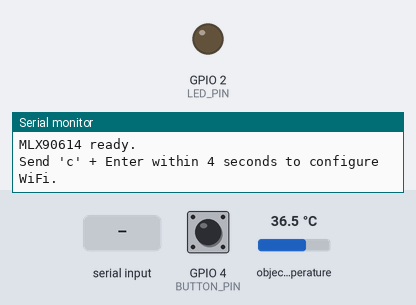
Recording of a sketch running on a simulated ESP32. On the bench: output pins drawn as LEDs (lit = HIGH), the last lines printed to the serial monitor. The test bench sets the inputs (shaded band); at power-on: GPIO 4 (BUTTON_PIN) HIGH, object temperature 36.5 °C. WiFi joins after 1.5 s; servers stay silent unless stated; a WiFi scan finds three made-up networks; uploads are accepted with an empty reply; EEPROM starts erased.

Above: at 1.5 s.
1.6 s: "c\n" received over Serial
3.1 s: "C\n" received over Serial
5.4 s: "90,45\n" received over Serial
7.5 s: GPIO 4 (BUTTON_PIN) pulled LOW for 0.15 s
At 7.9 s:
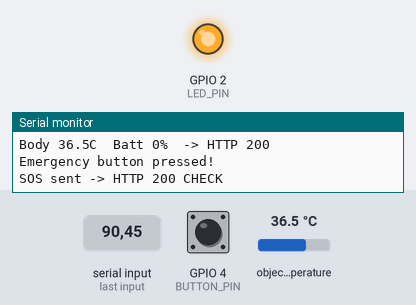
Timing chart, 0 to 10.5 s (numbered marks = the images above; inputs shaded):
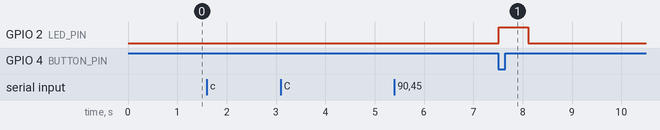

The sketch:

esp32_sos_mlx90614.ino
```cpp
/* ============================================================
   ThermaSafe - ESP32 + MLX90614 (infrared body temperature) + SOS
   ------------------------------------------------------------
   Measures the worker's body temperature (non-contact IR) and sends
   it to Supabase; SOS button sends an instant alert.
   WiFi is configured from the Serial Monitor and SAVED to flash.

   Libraries (Arduino IDE -> Library Manager):
     - "Adafruit MLX90614 Library"
     - "Adafruit BusIO"
   Serial Monitor: 115200 baud, line ending = "Newline".
   ============================================================ */

#include <WiFi.h>
#include <WiFiClientSecure.h>
#include <HTTPClient.h>
#include <Preferences.h>
#include <Wire.h>
#include <Adafruit_MLX90614.h>

// ---- Supabase (ready) ----
const char* SUPABASE_URL = "https://uwpycowwylwjwezzxdfk.supabase.co";
const char* SUPABASE_KEY = "sb_publishable_bTFs7B21uBVzGo7SrhGfMQ_QfZydCA0";

// ---- Worker identity (this device) ----
const char* WORKER_SERIAL = "TH-20481";
const char* WORKER_NAME   = "Worker";
const char* WORKER_LOC    = "Production Unit 3";

// ---- Pins ----
const int BUTTON_PIN = 4;    // SOS button between GPIO4 and GND
const int LED_PIN    = 2;    // onboard LED (optional)
// MLX90614 uses I2C: SDA -> GPIO21 , SCL -> GPIO22 (ESP32 defaults)

// ---- Battery (optional) ----
const int   BATTERY_PIN  = 34;
const float BATT_DIVIDER = 2.0;
const float BATT_FULL    = 4.2;
const float BATT_EMPTY   = 3.3;
int TEST_BATTERY = -1;   // set 0..100 (e.g. 15) to test the low-battery warning without hardware

Adafruit_MLX90614 mlx = Adafruit_MLX90614();
Preferences prefs;
String wifiSSID = "", wifiPASS = "";
bool  mlxOK = false;

bool lastBtn = HIGH;
unsigned long lastSend = 0, lastTemp = 0, lastRetry = 0;
const unsigned long TEMP_EVERY = 4000;

String readLine() {
  while (Serial.available() == 0) { delay(50); }
  delay(60); String s = Serial.readStringUntil('\n'); s.trim(); return s;
}
void loadCreds() { prefs.begin("thermasafe", true); wifiSSID = prefs.getString("ssid", ""); wifiPASS = prefs.getString("pass", ""); prefs.end(); }
void saveCreds(String s, String p) { prefs.begin("thermasafe", false); prefs.putString("ssid", s); prefs.putString("pass", p); prefs.end(); wifiSSID = s; wifiPASS = p; }

bool tryConnect(uint32_t timeoutMs) {
  if (wifiSSID == "") return false;
  WiFi.disconnect(true, true); delay(200); WiFi.mode(WIFI_STA);
  WiFi.begin(wifiSSID.c_str(), wifiPASS.c_str());
  Serial.print("Connecting to '"); Serial.print(wifiSSID); Serial.print("' ");
  unsigned long t0 = millis();
  while (WiFi.status() != WL_CONNECTED && millis() - t0 < timeoutMs) { delay(400); Serial.print("."); }
  if (WiFi.status() == WL_CONNECTED) { Serial.println("\nConnected. IP: " + WiFi.localIP().toString()); return true; }
  Serial.println("\nCould not connect."); return false;
}
void serialWifiSetup() {
  Serial.println("\n=== WiFi Setup ===\nScanning networks...");
  WiFi.mode(WIFI_STA); WiFi.disconnect(true, true); delay(300);
  int n = WiFi.scanNetworks();
  if (n <= 0) { Serial.println("No networks (need 2.4GHz). Press RESET."); return; }
  for (int i = 0; i < n; i++) Serial.printf("  %2d)  %-26s  RSSI %d\n", i, WiFi.SSID(i).c_str(), WiFi.RSSI(i));
  Serial.println("\nType the NUMBER of your network + Enter:");
  int idx = readLine().toInt();
  if (idx < 0 || idx >= n) { Serial.println("Invalid. Send 'c' to retry."); return; }
  String ssid = WiFi.SSID(idx);
  Serial.print("Selected: "); Serial.println(ssid);
  Serial.println("Type the PASSWORD + Enter:");
  String pass = readLine();
  saveCreds(ssid, pass);
  if (tryConnect(15000)) Serial.println("Saved. Auto-connects from now on.");
  else Serial.println("Wrong password or 5GHz. Send 'c' to retry.");
}

int readBattery() {
  if (TEST_BATTERY >= 0) return TEST_BATTERY;
  int raw = analogRead(BATTERY_PIN);
  float v = (raw / 4095.0) * 3.3 * BATT_DIVIDER;
  int pct = (int)((v - BATT_EMPTY) / (BATT_FULL - BATT_EMPTY) * 100.0);
  if (pct < 0) pct = 0; if (pct > 100) pct = 100;
  return pct;
}

int postJSON(String path, String body) {
  if (WiFi.status() != WL_CONNECTED) return -1;
  WiFiClientSecure client; client.setInsecure();
  HTTPClient https;
  https.begin(client, String(SUPABASE_URL) + path);
  https.addHeader("Content-Type", "application/json");
  https.addHeader("apikey", SUPABASE_KEY);
  https.addHeader("Authorization", String("Bearer ") + SUPABASE_KEY);
  https.addHeader("Prefer", "return=minimal");
  int code = https.POST(body);
  https.end();
  return code;
}

void sendTemperature() {
  if (!mlxOK) { Serial.println("MLX90614 not found (check I2C wiring)."); return; }
  float body = mlx.readObjectTempC();     // worker body temperature (non-contact)
  if (isnan(body) || body < -20 || body > 200) { Serial.println("MLX read invalid."); return; }
  int batt = readBattery();
  String json = "{\"p_serial\":\"" + String(WORKER_SERIAL) + "\",\"p_temp\":" + String(body, 1) +
                ",\"p_batt\":" + String(batt) + "}";
  int code = postJSON("/rest/v1/rpc/ts_update_temp", json);
  Serial.printf("Body %.1fC  Batt %d%%  -> HTTP %d\n", body, batt, code);
}

void sendSOS() {
  String json = "{\"serial\":\"" + String(WORKER_SERIAL) + "\",\"name\":\"" + WORKER_NAME +
                "\",\"location\":\"" + WORKER_LOC + "\"}";
  int code = postJSON("/rest/v1/sos_alerts", json);
  Serial.printf("SOS sent -> HTTP %d %s\n", code, (code==201||code==204)?"OK":"CHECK");
}

void setup() {
  Serial.begin(115200); delay(600); Serial.setTimeout(30000);
  pinMode(BUTTON_PIN, INPUT_PULLUP);
  pinMode(LED_PIN, OUTPUT); digitalWrite(LED_PIN, LOW);
  Wire.begin();                 // SDA=GPIO21, SCL=GPIO22 by default
  mlxOK = mlx.begin();
  Serial.println(mlxOK ? "MLX90614 ready." : "MLX90614 NOT found - check SDA/SCL/power.");
  loadCreds();

  Serial.println("Send 'c' + Enter within 4 seconds to configure WiFi.");
  unsigned long t0 = millis(); bool cfg = false;
  while (millis() - t0 < 4000) { if (Serial.available()) { String s = Serial.readStringUntil('\n'); s.trim(); if (s=="c"||s=="C") cfg=true; break; } delay(50); }
  if (cfg || wifiSSID == "") serialWifiSetup();
  else if (!tryConnect(15000)) { Serial.println("Saved WiFi failed - opening setup."); serialWifiSetup(); }
  Serial.println("Ready. (Send 'c' anytime to change WiFi.)");
}

void loop() {
  if (Serial.available()) { String s = Serial.readStringUntil('\n'); s.trim(); if (s=="c"||s=="C") serialWifiSetup(); }
  if (WiFi.status() != WL_CONNECTED && millis() - lastRetry > 15000) { lastRetry = millis(); tryConnect(10000); }
  if (WiFi.status() == WL_CONNECTED && millis() - lastTemp > TEMP_EVERY) { lastTemp = millis(); sendTemperature(); }

  bool b = digitalRead(BUTTON_PIN);
  if (lastBtn == HIGH && b == LOW && millis() - lastSend > 3000) {
    lastSend = millis();
    Serial.println("Emergency button pressed!");
    digitalWrite(LED_PIN, HIGH); sendSOS(); delay(400); digitalWrite(LED_PIN, LOW);
  }
  lastBtn = b;
  delay(20);
}

/* ============================================================
   MLX90614 (GY-906) wiring:
     VIN/VCC -> 3V3 , GND -> GND , SDA -> GPIO21 , SCL -> GPIO22
   Button: one leg -> GPIO4 , other leg -> GND
   Point the sensor at the skin/forehead (~2-5 cm) for body temp.
   ============================================================ */
```

Measured:
- after the input at 7.5 s, GPIO 2 (LED_PIN): LOW → HIGH at once, → LOW 0.60 s later
